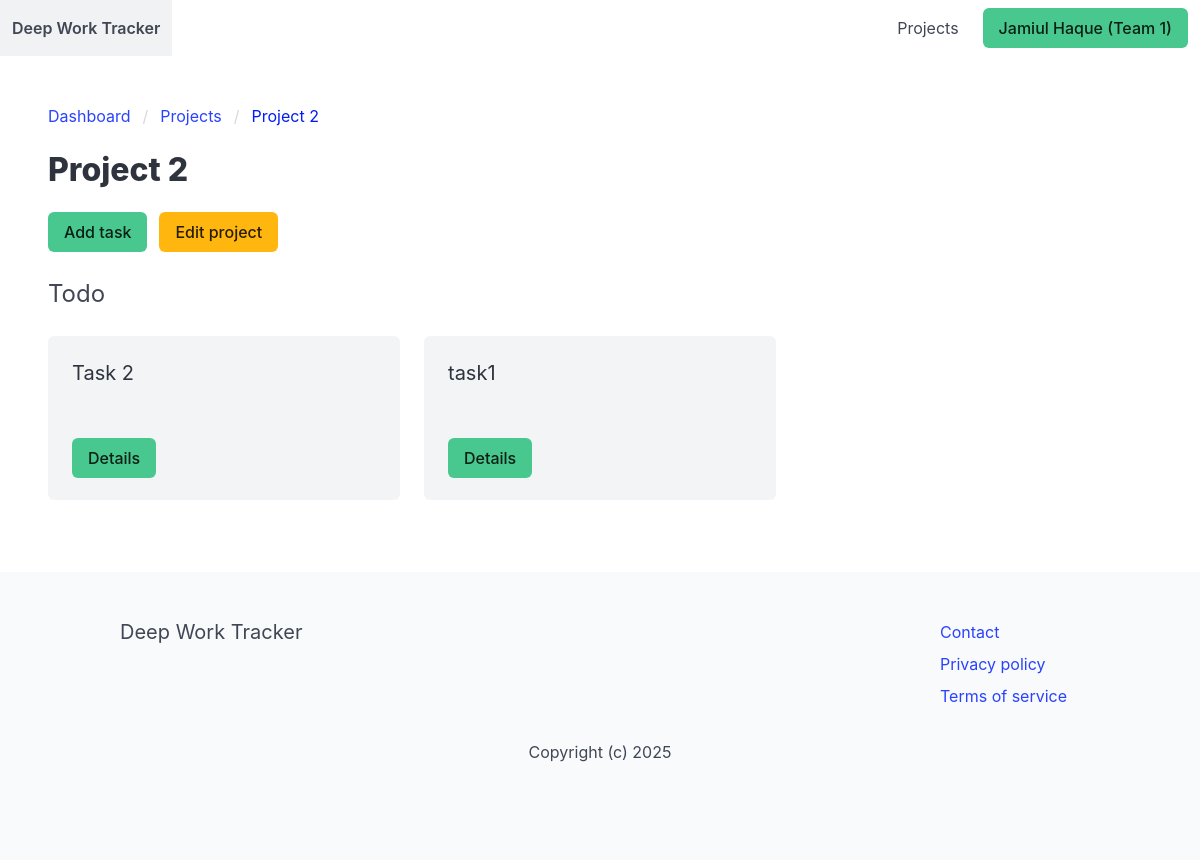
Page /projects/3/ (signed in) on the earlier database version.
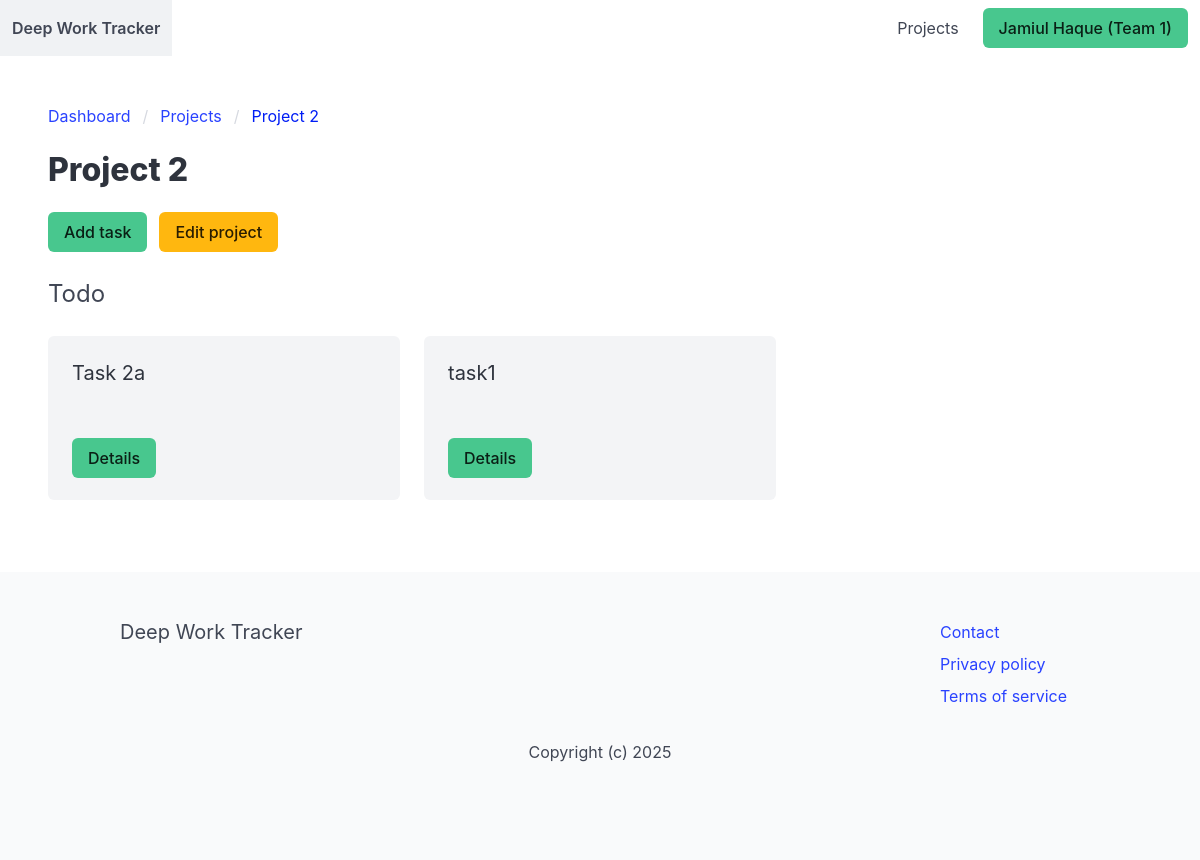
Same page on the later database version.
### apps/team/models.py (models this page shows, shortened)
class Team(models.Model):
    ACTIVE = "active"
    DELETED = "deleted"
    CHOICES_STATUS = (
        (ACTIVE, "Active"),
        (DELETED, "Deleted"),
    )
    title = models.CharField(max_length=255)
    members = models.ManyToManyField(User, related_name="teams")
    created_by = models.ForeignKey(User, related_name="created_teams", on_delete=models.CASCADE)
    created_at = models.DateTimeField(auto_now_add=True)
    status = models.CharField(max_length=10, choices=CHOICES_STATUS, default=ACTIVE)
    class Meta:
        ordering = ["title"]

### apps/project/models.py (models this page shows, shortened)
class Project(models.Model):
    team = models.ForeignKey(Team, related_name="projects", on_delete=models.CASCADE)
    title = models.CharField(max_length=255)
    created_by = models.ForeignKey(User, related_name="projects", on_delete=models.CASCADE)
    created_at = models.DateTimeField(auto_now_add=True)
    class Meta:
        ordering = ["title"]

class Task(models.Model):
    TODO = "todo"
    DONE = "done"
    ARCHIVED = "archived"
    CHOICES_STATUS = (
        (TODO, "Todo"),
        (DONE, "Done"),
        (ARCHIVED, "Archived"),
    )
    team = models.ForeignKey(Team, related_name="tasks", on_delete=models.CASCADE)
    project = models.ForeignKey(Project, related_name="tasks", on_delete=models.CASCADE)
    title = models.CharField(max_length=255)
    created_by = models.ForeignKey(User, related_name="tasks", on_delete=models.CASCADE)
    created_at = models.DateTimeField(auto_now_add=True)
    status = models.CharField(max_length=20, choices=CHOICES_STATUS, default=TODO)
    class Meta:
        ordering = ["-created_at"]

### apps/project/views.py (the view)
# urls.py: path("<int:project_id>/", project, name="project"),
@login_required
def project(request, project_id):
    team = get_object_or_404(Team, pk=request.user.userprofile.active_team_id, status=Team.ACTIVE)
    project = get_object_or_404(Project, team=team, pk=project_id)
    if request.method == "POST":
        title = request.POST.get("title")
        if title:
            task = Task.objects.create(team=team, project=project, created_by=request.user, title=title)
            messages.info(request, "The task was added")
            return redirect("project:project", project_id=project.id)
    tasks_todo = project.tasks.filter(status=Task.TODO)
    tasks_done = project.tasks.filter(status=Task.DONE)
    return render(request, "project/project.html", {"team": team, "project": project, "tasks_todo": tasks_todo})

### apps/team/context_processors.py (called while the page is built)
def active_team(request):
    if request.user.is_authenticated:
        if request.user.userprofile.active_team_id:
            team = Team.objects.get(pk=request.user.userprofile.active_team_id)
            return {"active_team": team}
        return {"active_team": None}
    return {"active_team": None}

### apps/project/templates/project/project.html (shortened to what this page needs)
{% extends "core/base.html" %}
{% block content %}
    <div id="project-app">
        <nav class="breadcrumb" aria-label="breadcrumbs">
            <ul>
                <li><a href="#">Dashboard</a></li>
                <li><a href="{% url "project:projects" %}">Projects</a></li>
                <li class="is-active"><a href="{% url "project:project" project.id %}" aria-current="page">{{ project.title }}</a></li>
            </ul>
        </nav>
        <div class="columns">
            <div class="column">
                <h1 class="title">{{ project.title }}</h1>
                <div class="buttons">
                    <a @click="showAddTaskModal = !showAddTaskModal" class="button is-success">Add task</a>
                    <a href="{% url "project:edit_project" project.id %}" class="button is-warning">Edit project</a>
                </div>
            </div>
        </div>
        <div class="columns is-multiline">
            {% if tasks_todo %}
                <div class="column is-12">
                    <h2 class="is-size-4">Todo</h2>
                </div>
                {% for task in tasks_todo %}
                    <div class="column is-4">
                        <div class="notification">
                            <h3 class="is-size-5">{{ task.title }}</h3>
                            <hr>
                            <a href="{% url "project:task" project.id task.id %}" class="button is-success">Details</a>
                        </div>
                    </div>
                {% endfor %}
            {% endif %}
        </div>
        </div>
{% endblock %}

### apps/core/templates/core/base.html (shortened to what this page needs)
<!DOCTYPE html>
<html>
<head>
    <link rel="stylesheet" href="https://cdn.jsdelivr.net/npm/bulma@1.0.2/css/bulma.min.css">
</head>
<body>
    <div id="navbar-app">
        <nav class="navbar" role="navigation" aria-label="main navigation">
            <div class="navbar-brand">
                <a href="/" class="navbar-item"><strong>Deep Work Tracker</strong></a>
            </div>
            <div class="navbar-menu" :class="{'is-active': isActive}">
                <div class="navbar-end">
                    {% if not request.user.is_authenticated %}
                    <a href="{% url "plans" %}" class="navbar-item">Plans</a>
                    {% else %}
                        <a href="{% url "project:projects" %}" class="navbar-item">Projects</a>
                    {% endif %}
                    <div class="navbar-item">
                        <div class="buttons">
                            {% if request.user.is_authenticated %}
                                <a href="{% url "myaccount" %}" class="button is-success">{% firstof request.user.get_full_name request.user.username %}{% if active_team %} ({{ active_team.title}}){% endif %}</a>
                            {% else %}
                                <a href="{% url "signup" %}" class="button is-success"><strong>Sign up</strong></a>
                                <a href="{% url "login" %}" class="button">Log in</a>
                            {% endif %}
                        </div>
                    </div>
                </div>
            </div>
        </nav>
    </div>
     <section class="section">
        {% block content %}
        {% endblock %}
     </section>
     <footer class="footer">
        <div class="container">
            <div class="columns is-multiline">
                <div class="column is-4">
                    <h2 class="subtitle">Deep Work Tracker</h2>
                </div>
            <div class="column is-offset-6 is-2">
                <ul>
                    <li class="mb-2"><a href="#">Contact</a></li>
                    <li class="mb-2"><a href="{% url "privacy" %}">Privacy policy</a></li>
                    <li class="mb-2"><a href="{% url "terms" %}">Terms of service</a></li>
                </ul>
            </div>
            <div class="column is-12 has-text-centered">
                <p>Copyright (c) 2025</p>
            </div>
        </div>
    </div>
</footer>
</body>
</html>

Differences in the rows shown:
changed Task: title "Task 2" → "Task 2a"
